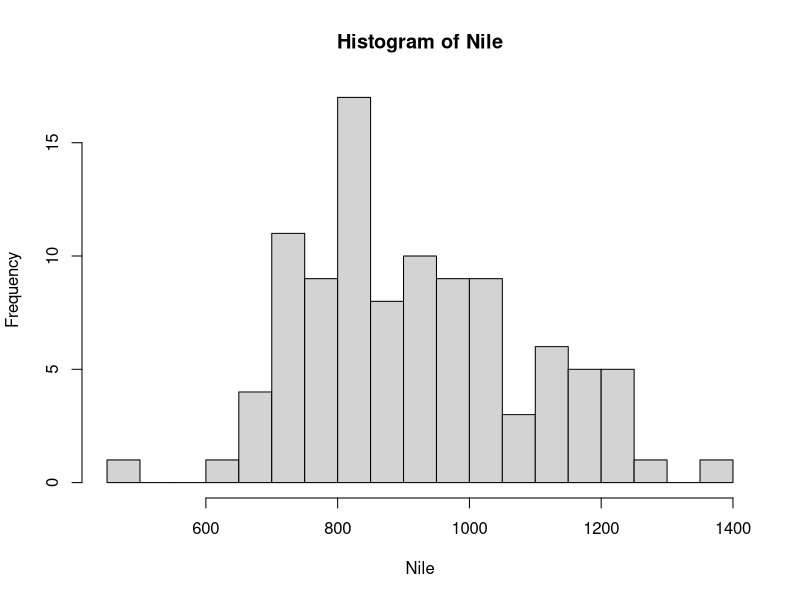
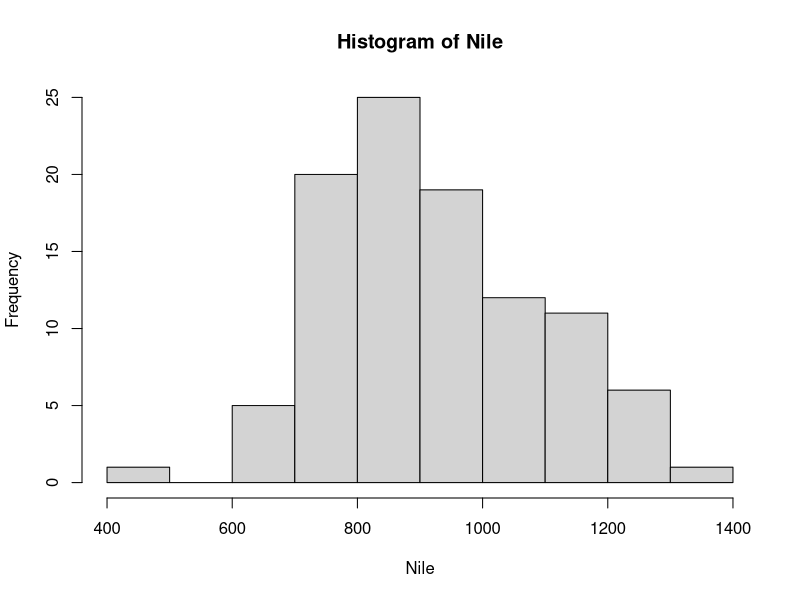
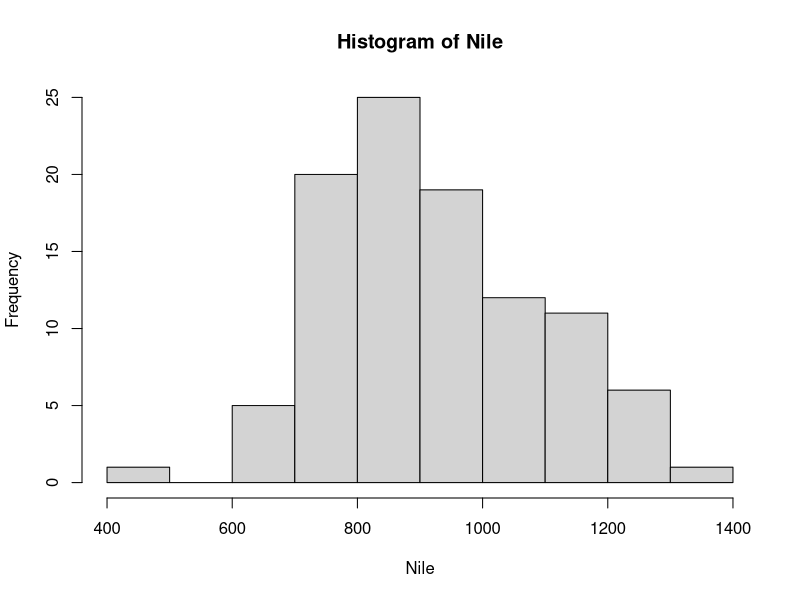
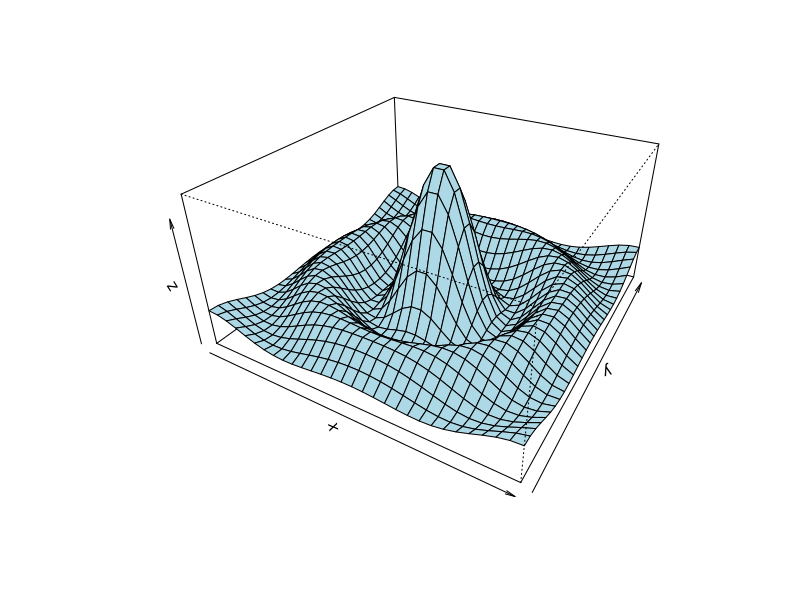
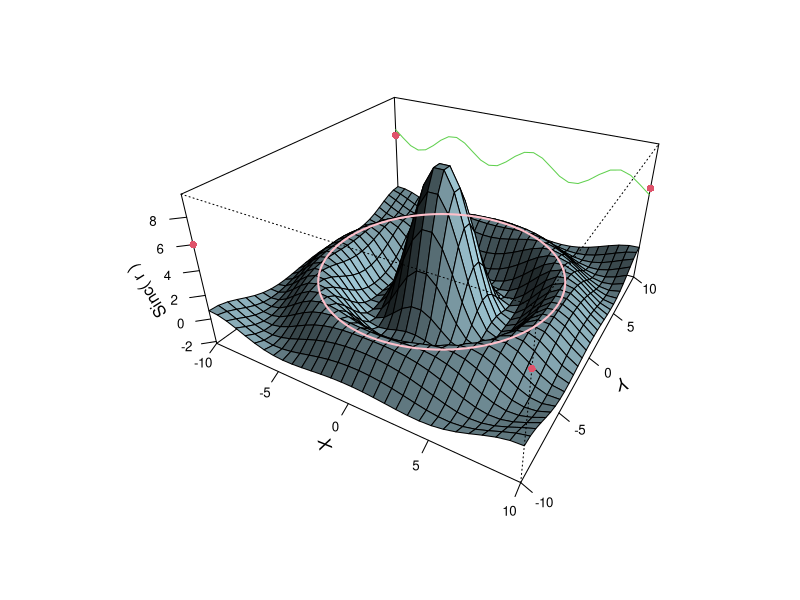
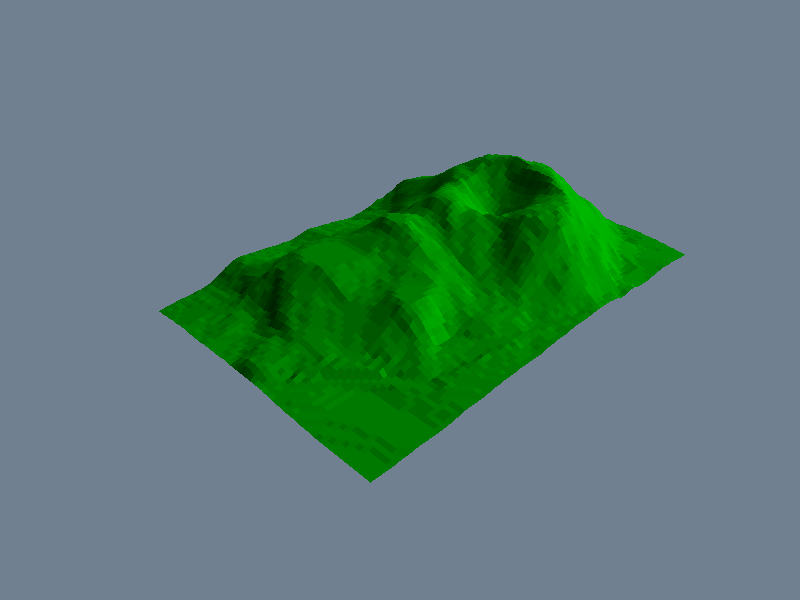
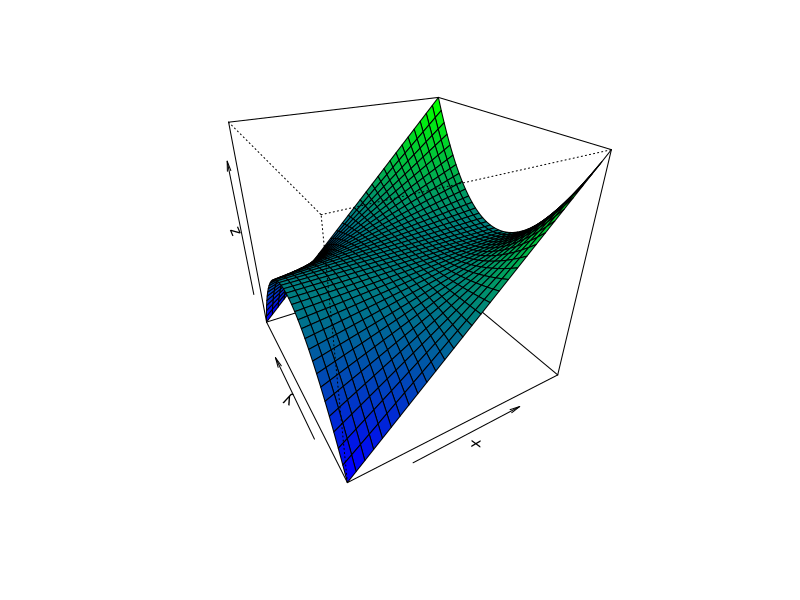

These figures' R source, in order:
data()
n = 15
hist(Nile,breaks = n)
# def 
oddcount <- function(x){
  k <- 0
  for(n in x){
    if (n %% 2==1) k<- k+1
  }
  return(k)
}

oddcount(c(1,2,3))
# 字符串
u = paste("a",'b','c')
u
v = strsplit(u," ")
v

# 矩阵
#rbind row bind 的缩写
m <- rbind(c(1,4),c(4,7))
m
m1 <- cbind(c(2,5),c(7,8))
m1
m[2,2]

# 列表
x<- list(u = 2,v = "k")
x
x$u
hist(Nile)
com <- hist(Nile)
com
com$breaks
str(com)

# 数据框与矩阵
#数据框是包含了不同类型的数据的 
# help 与 example 
example("persp")


